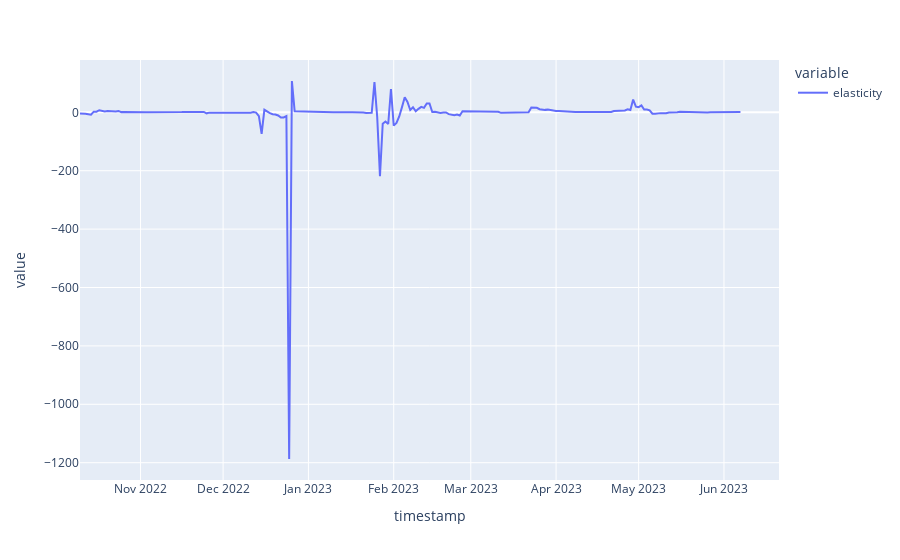

Notebook cell for this chart:
### Markdown cell above
Just elasticity

### Code cell
px.line(merged_df_2['elasticity'])

### Figure 1 — Plotly figure (JSON) as saved in the notebook; plotly's stock layout.template omitted (floating-point values rounded to 4 significant figures; data arrays with more than 128 entries replaced by an {"elided": "..."} marker saying what was removed)
{"data": [{"hovertemplate": "variable=elasticity<br>timestamp=%{x}<br>value=%{y}<extra></extra>", "legendgroup": "elasticity", "line": {"color": "#636efa", "dash": "solid"}, "marker": {"symbol": "circle"}, "mode": "lines", "name": "elasticity", "orientation": "v", "showlegend": true, "type": "scatter", "x": {"elided": "255 str values"}, "xaxis": "x", "y": {"elided": "255 float values"}, "yaxis": "y"}], "layout": {"legend": {"title": {"text": "variable"}, "tracegroupgap": 0}, "margin": {"t": 60}, "xaxis": {"anchor": "y", "domain": [0, 1], "title": {"text": "timestamp"}}, "yaxis": {"anchor": "x", "domain": [0, 1], "title": {"text": "value"}}}}
